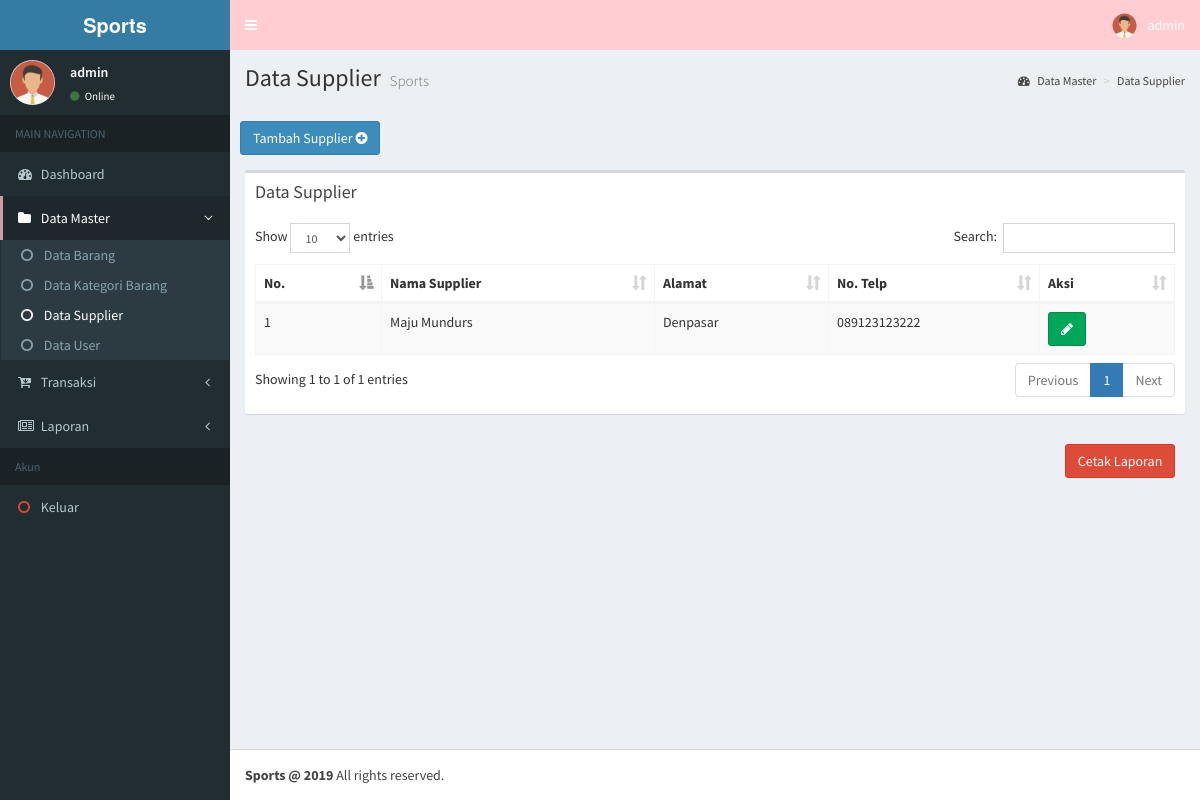
The app's page /?page=supplier (signed in) with its own data.
### tables this page shows
CREATE TABLE `supplier` (
  `id_supplier` int(11) NOT NULL,
  `nama_supplier` varchar(100) NOT NULL,
  `no_telp` varchar(13) NOT NULL,
  `alamat` text NOT NULL
);

### pages/supplier/supplier.php (the view, shortened to what this page needs)
<div class="content-wrapper">
  <section class="content-header">
    <h1>
    Data Supplier
    <small>Sports</small>
    </h1>
    <ol class="breadcrumb">
      <li><a href="#"><i class="fa fa-dashboard"></i> Data Master</a></li>
      <li><a href="#">Data Supplier</a></li>
    </ol>
  </section>
  <br>
  <div class="row">
    <div style="padding: 1%">
    <div class="col-md-2">
      <center><button class="btn btn-primary" id="btn_add">Tambah Supplier <i class="fa fa-plus-circle"></i> </button></center>
    </div>
  </div>
  </div>
        </div>
        <section class="content">
          <div class="row">
            <div class="col-xs-12">
              <div class="box" style="overflow-y: auto;">
                <div class="box-header">
                  <h3 class="box-title">Data Supplier</h3>
                  </div>
                  <div class="box-body">
                    <table id="example1" class="table table-bordered table-striped">
                      <thead>
                        <tr>
                          <th>No.</th>
                          <th>Nama Supplier</th>
                          <th>Alamat</th>
                          <th>No. Telp</th>
                          <th>Aksi</th>
                        </tr>
                      </thead>
                      <tbody>
                        <?php
                        $no=1;
                        $query = $connect->query("SELECT * from supplier");
                        while ($data = $query->fetch(PDO::FETCH_OBJ)) {
                        ?>
                        <tr>
                          <td><?php echo $no++; ?></td>
                          <td><?php echo $data->nama_supplier; ?></td>
                          <td><?php echo $data->alamat; ?></td>
                          <td><?php echo $data->no_telp; ?></td>
                          <td>
                            <a href="?page=supplier&action=edit&edit=<?php echo $data->id_supplier; ?>" class="btn btn-success"><i class="fa fa-pencil"></i></a>
                          </td>
                          <?php } ?>
                        </tr>
                      </tbody>
                    </table>
                    </div>
                    </div>
                    </div>
                    </div>
                    <div class="row">
                    <div style="padding: 1%">
                      <div class="col-md-12">
                        <?php
                        $query = $connect->query("SELECT * from supplier");
                        $itung = $query->rowCount();
                        if ($itung>0) {
                        ?>
                        <a href="pages/supplier/print_supplier.php" class="btn btn-danger pull-right" target="_blank">Cetak Laporan</a>
                        <?php } ?>
                      </div>
                    </div>
                  </div>
                    </section>
                  </div>

### records on screen
supplier: nama_supplier "Maju Mundurs", alamat "Denpasar", no_telp "089123123222"

### other values on screen
$_SESSION['username'] "admin"
